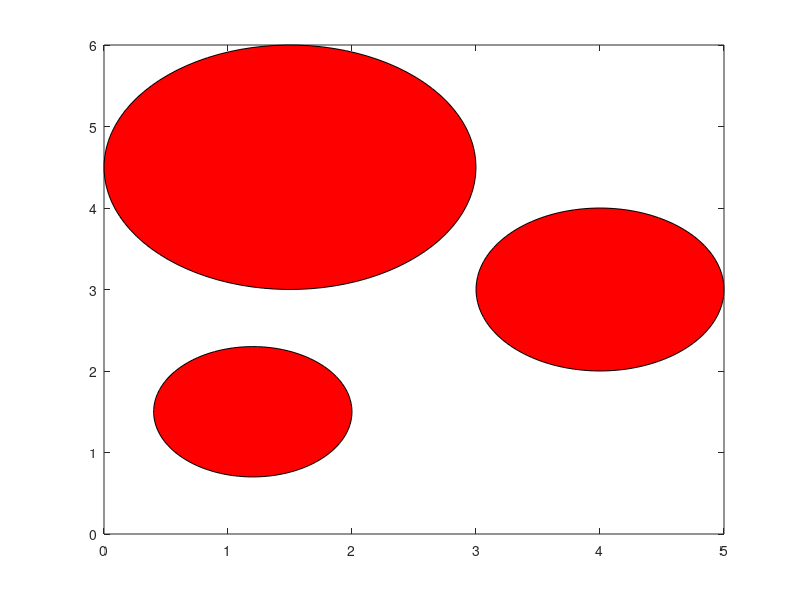

Here is the MATLAB script that generated this plot:

xobs=[1.5 4.0 1.2]; %Center of circles (X-coordinate)
yobs=[4.5 3.0 1.5]; %Center of circles (Y-coordinate)
robs=[1.5 1.0 0.8]; %Radius of circles (lengths)
theta=linspace(0,2*pi,100);
for k=1:numel(xobs)
        fill(xobs(k)+robs(k)*cos(theta),yobs(k)+robs(k)*sin(theta),'r')
        hold on;
end